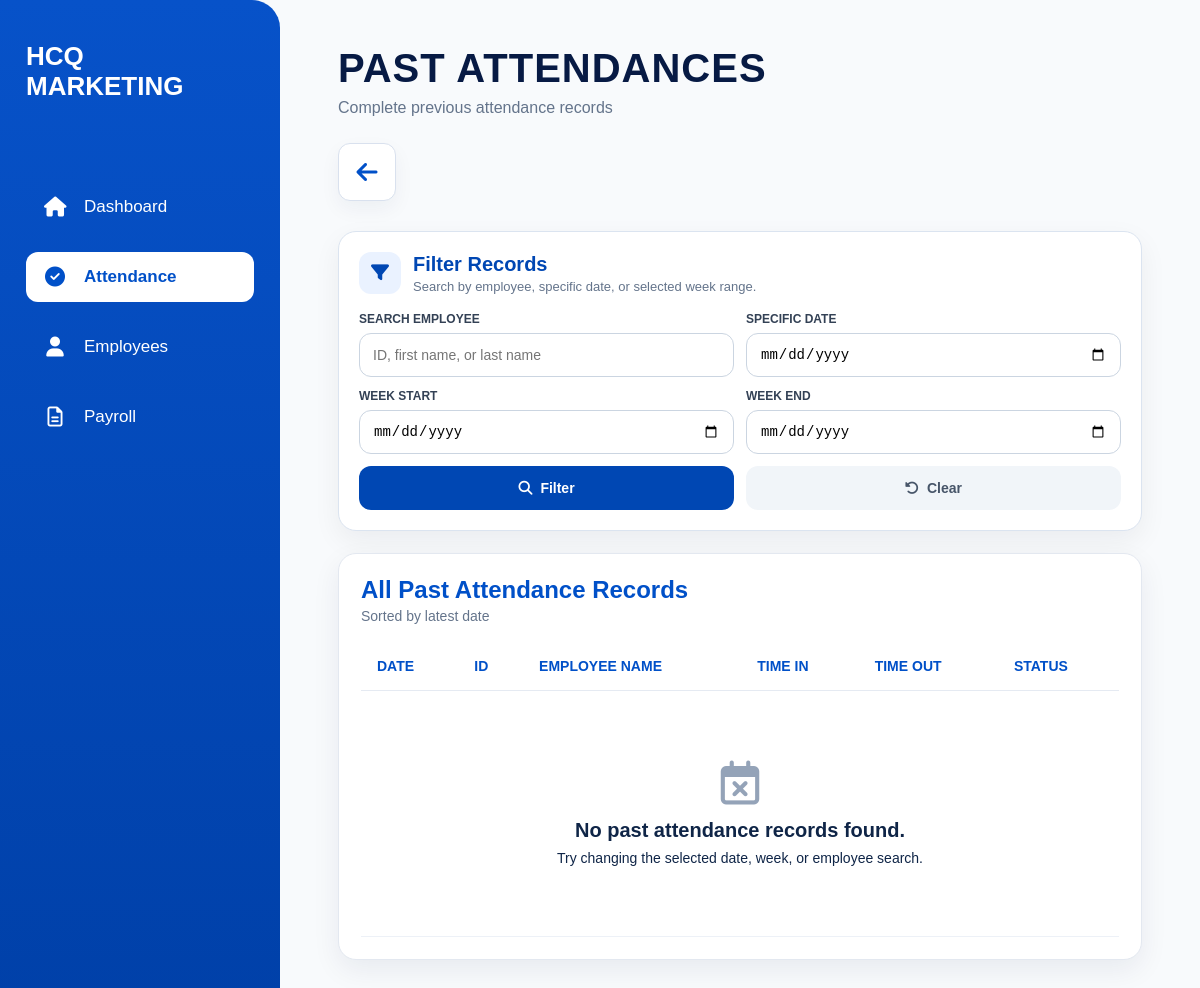
The page /past-attendances/ on the database as committed earlier.
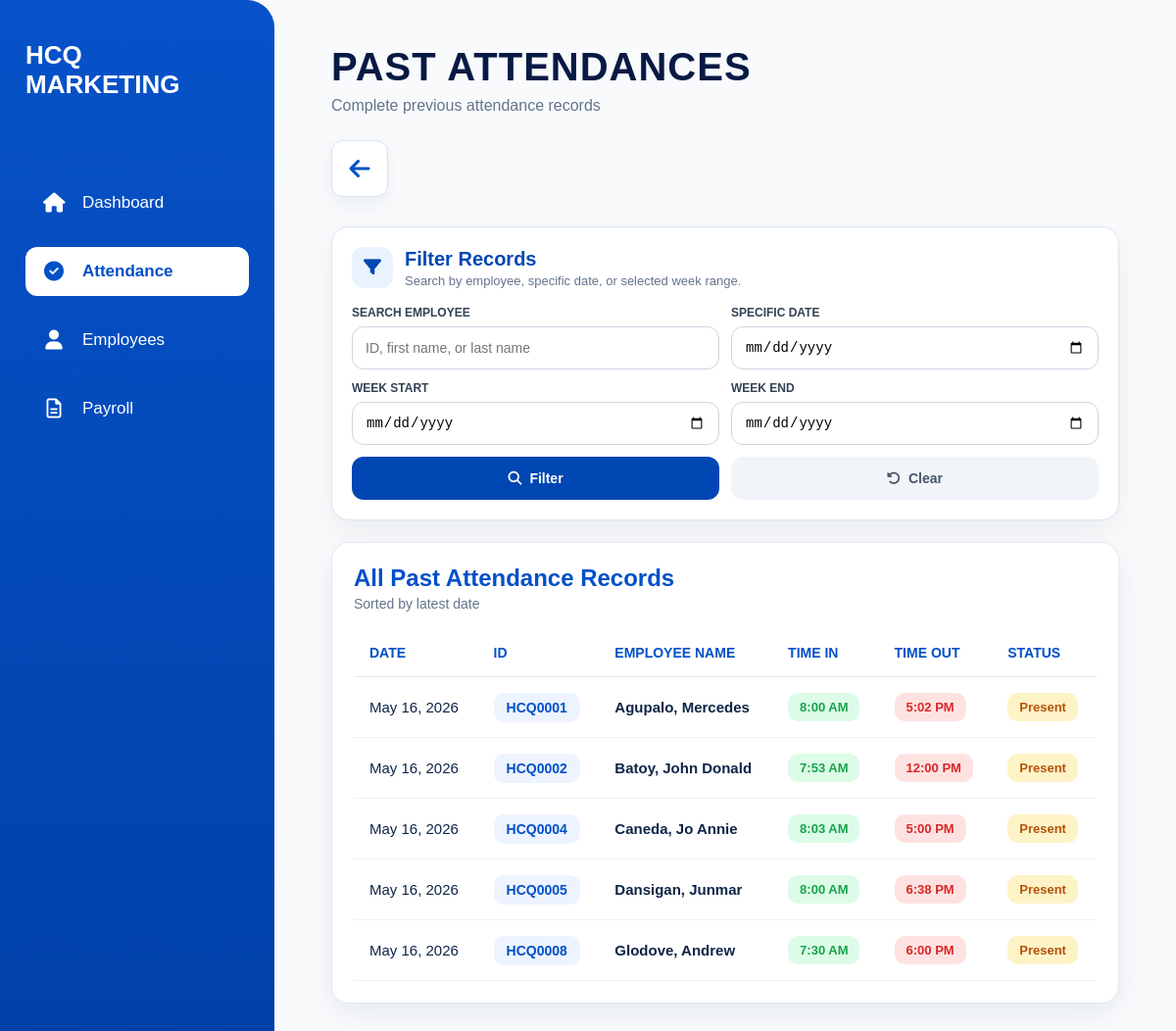
The same page on the database as committed later.
### attendance/models.py (models this page shows, shortened)
class Attendance(models.Model):
    ATTENDANCE_STATUS_CHOICES = (
        ('present', 'Present'),
        ('absent', 'Absent'),
        ('half_day', 'Half Day'),
        ('leave', 'Leave'),
        ('rest_day', 'Rest Day'),
        ('holiday', 'Holiday'),
    )
    WORK_TYPE_CHOICES = (
        ('office', 'Office'),
        ('deliver', 'Deliver'),
        ('booking', 'Booking'),
    )
    employee = models.ForeignKey(
        Employee,
        on_delete=models.CASCADE,
        related_name='attendances'
    )
    date = models.DateField(
        default=timezone.localdate
    )
    status = models.CharField(
        max_length=20,
        choices=ATTENDANCE_STATUS_CHOICES,
        default='present'
    )
    time_in = models.DateTimeField(
        null=True,
        blank=True
    )
    time_out = models.DateTimeField(
        null=True,
        blank=True
    )
    worked_hours = models.DecimalField(
        max_digits=5,
        decimal_places=2,
        null=True,
        blank=True
    )
    payable_hours = models.DecimalField(
        max_digits=5,
        decimal_places=2,
        null=True,
        blank=True
    )
    late_minutes = models.PositiveIntegerField(
        default=0
    )
    undertime_minutes = models.PositiveIntegerField(
        default=0
    )
    overtime_applicable = models.BooleanField(
        default=False
    )
    overtime_minutes = models.PositiveIntegerField(
        default=0
    )
    transportation_fee_applicable = models.BooleanField(
        default=True
    )
    work_type = models.CharField(
        max_length=20,
        choices=WORK_TYPE_CHOICES,
        default='office'
    )
    delivery_allowance_applicable = models.BooleanField(
        default=False
    )
    work_location = models.CharField(
        max_length=100,
        blank=True,
        null=True,
        help_text='Example: Digos, Kidapawan, Tagum'
    )
    remarks = models.TextField(
        blank=True,
        null=True
    )
    class Meta:
        unique_together = ('employee', 'date')
        ordering = [
            '-date',
            '-time_in'
        ]

### employees/models.py (models this page shows, shortened)
class Employee(models.Model):
    SALARY_TYPE_CHOICES = (
        ('daily', 'Daily'),
        ('hourly', 'Hourly'),
    )
    EMPLOYMENT_STATUS_CHOICES = (
        ('ACTIVE', 'Active'),
        ('RESIGNED', 'Resigned'),
        ('MIA', 'MIA'),
        ('TERMINATED', 'Terminated'),
    )
    employee_id = models.CharField(
        max_length=10,
        unique=True,
        editable=False
    )
    first_name = models.CharField(max_length=100)
    middle_initial = models.CharField(
        max_length=50,
        blank=True,
        null=True
    )
    last_name = models.CharField(max_length=100)
    date_of_birth = models.DateField(
        blank=True,
        null=True
    )
    citizenship = models.CharField(
        max_length=100,
        blank=True,
        null=True
    )
    address = models.CharField(
        max_length=255,
        blank=True,
        null=True
    )
    contact_number = models.CharField(
        max_length=50,
        blank=True,
        null=True
    )
    spouse_name = models.CharField(
        max_length=100,
        blank=True,
        null=True
    )
    spouse_contact_number = models.CharField(
        max_length=50,
        blank=True,
        null=True
    )
    elementary = models.CharField(
        max_length=255,
        blank=True,
        null=True
    )
    elementary_year = models.CharField(
        max_length=50,
        blank=True,
        null=True
    )
    high_school = models.CharField(
        max_length=255,
        blank=True,
        null=True
    )
    high_school_year = models.CharField(
        max_length=50,
        blank=True,
        null=True
    )
    college = models.CharField(
        max_length=255,
        blank=True,
        null=True
    )
    college_year = models.CharField(
        max_length=50,
        blank=True,
        null=True
    )
    company_1 = models.CharField(
        max_length=255,
        blank=True,
        null=True
    )
    company_address_1 = models.CharField(
        max_length=255,
        blank=True,
        null=True
    )
    occupation_1 = models.CharField(
        max_length=100,
        blank=True,
        null=True
    )
    years_1 = models.CharField(
        max_length=50,
        blank=True,
        null=True
    )
    company_2 = models.CharField(
        max_length=255,
        blank=True,
        null=True
    )
    company_address_2 = models.CharField(
        max_length=255,
        blank=True,
        null=True
    )
    occupation_2 = models.CharField(
        max_length=100,
        blank=True,
        null=True
    )
    years_2 = models.CharField(
        max_length=50,
        blank=True,
        null=True
    )
    company_3 = models.CharField(
        max_length=255,
        blank=True,
        null=True
    )
    company_address_3 = models.CharField(
        max_length=255,
        blank=True,
        null=True
    )
    occupation_3 = models.CharField(
        max_length=100,
        blank=True,
        null=True
    )
    years_3 = models.CharField(
        max_length=50,
        blank=True,
        null=True
    )
    reference_name_1 = models.CharField(
        max_length=100,
        blank=True,
        null=True
    )
    reference_occupation_1 = models.CharField(
        max_length=100,
        blank=True,
        null=True
    )
    reference_contact_1 = models.CharField(
        max_length=50,
        blank=True,
        null=True
    )
    reference_name_2 = models.CharField(
        max_length=100,
        blank=True,
        null=True
    )
    reference_occupation_2 = models.CharField(
        max_length=100,
        blank=True,
        null=True
    )
    reference_contact_2 = models.CharField(
        max_length=50,
        blank=True,
        null=True
    )
    reference_name_3 = models.CharField(
        max_length=100,
        blank=True,
        null=True
    )
    reference_occupation_3 = models.CharField(
        max_length=100,
        blank=True,
        null=True
    )
    reference_contact_3 = models.CharField(
        max_length=50,
        blank=True,
        null=True
    )
    sss_number = models.CharField(
        max_length=100,
        blank=True,
        null=True
    )
    sss_file = models.FileField(
        upload_to='government_documents/sss/',
        blank=True,
        null=True
    )
    philhealth_number = models.CharField(
        max_length=100,
        blank=True,
        null=True
    )
    philhealth_file = models.FileField(
        upload_to='government_documents/philhealth/',
        blank=True,
        null=True
    )
    nbi_clearance_number = models.CharField(
        max_length=100,
        blank=True,
        null=True
    )
    nbi_clearance_file = models.FileField(
        upload_to='government_documents/nbi/',
        blank=True,
        null=True
    )
    barangay_clearance_number = models.CharField(
        max_length=100,
        blank=True,
        null=True
    )
    barangay_clearance_file = models.FileField(
        upload_to='government_documents/barangay/',
        blank=True,
        null=True
    )
    tin_number = models.CharField(
        max_length=100,
        blank=True,
        null=True
    )
    tin_file = models.FileField(
        upload_to='government_documents/tin/',
        blank=True,
        null=True
    )
    drivers_license_number = models.CharField(
        max_length=100,
        blank=True,
        null=True
    )
    drivers_license_file = models.FileField(
        upload_to='government_documents/drivers_license/',
        blank=True,
        null=True
    )
    position = models.CharField(max_length=100)
    employment_status = models.CharField(
        max_length=20,
        choices=EMPLOYMENT_STATUS_CHOICES,
        default='ACTIVE'
    )
    employment_remarks = models.TextField(
        blank=True,
        null=True
    )
    salary_type = models.CharField(
        max_length=10,
        choices=SALARY_TYPE_CHOICES,
        default='daily'
    )
    rate = models.DecimalField(
        max_digits=10,
        decimal_places=2
    )
    benefits = models.DecimalField(
        max_digits=10,
        decimal_places=2,
        default=0
    )
    date_started = models.DateField(
        blank=True,
        null=True
    )
    photo = models.ImageField(
        upload_to='employee_photos/',
        blank=True,
        null=True
    )
    qr_code = models.ImageField(
        upload_to='employee_qrcodes/',
        blank=True,
        null=True
    )
    resume = models.FileField(
        upload_to='employee_resumes/',
        blank=True,
        null=True
    )

### dashboard/views.py (the view, shortened to what this page needs)
# urls.py: path("past-attendances/", views.past_attendances_page_view, name="past_attendances"),
def past_attendances_page_view(request):
    q = request.GET.get("q", "").strip()
    selected_date = request.GET.get("date", "").strip()
    week_start = request.GET.get("week_start", "").strip()
    week_end = request.GET.get("week_end", "").strip()
    past_attendances = Attendance.objects.select_related(
        "employee"
    ).order_by(
        "-date",
        "employee__employee_id"
    )
    if selected_date:
        past_attendances = past_attendances.filter(
            date=selected_date
        )
    if week_start and week_end:
        past_attendances = past_attendances.filter(
            date__range=[week_start, week_end]
        )
    return render(
        request,
        "dashboard/past_attendances_page.html",
        {
            "past_attendances": past_attendances,
            "q": q,
            "selected_date": selected_date,
            "week_start": week_start,
            "week_end": week_end,
        }
    )

### dashboard/templates/dashboard/past_attendances_page.html (shortened to what the changed rows need)
{% load static %}
<!DOCTYPE html>
<html lang="en">
<head>
    <link rel="stylesheet" href="{% static 'dashboard/dashboard.css' %}">
    <link rel="stylesheet" href="https://cdnjs.cloudflare.com/ajax/libs/font-awesome/6.5.1/css/all.min.css">
</head>
<body>
<div class="modern-page">
    <main class="modern-content">
        <div class="attendance-modern-header">
            <div>
                <h1>PAST ATTENDANCES</h1>
            </div>
        </div>
        <section class="past-filter-card">
            <div class="past-filter-header">
                <div>
                    <h2>Filter Records</h2>
                </div>
            </div>
        </section>
        <section class="attendance-table-card">
            <div class="attendance-card-header">
                <div>
                    <h2>All Past Attendance Records</h2>
                </div>
            </div>
            <table class="modern-attendance-table">
                <thead>
                    <tr>
                        <th>Date</th>
                        <th>ID</th>
                        <th>Employee Name</th>
                        <th>Time In</th>
                        <th>Time Out</th>
                        <th>Status</th>
                    </tr>
                </thead>
                <tbody>
                    {% for record in past_attendances %}
                    <tr>
                        <td>{{ record.date|date:"M d, Y" }}</td>
                        <td>
                            <span class="attendance-id-badge">
                                {{ record.employee.employee_id }}
                            </span>
                        </td>
                        <td>
                            <strong>
                                {{ record.employee.last_name }},
                                {{ record.employee.first_name }}
                            </strong>
                        </td>
                        <td>
                            {% if record.time_in %}
                                <span class="time-badge in">
                                    {{ record.time_in|date:"g:i A" }}
                                </span>
                            {% else %}
                                <span class="time-badge empty">--</span>
                            {% endif %}
                        </td>
                        <td>
                            {% if record.time_out %}
                                <span class="time-badge out">
                                    {{ record.time_out|date:"g:i A" }}
                                </span>
                            {% else %}
                                <span class="time-badge empty">--</span>
                            {% endif %}
                        </td>
                        <td>
                            <span class="status-badge active">
                                {{ record.status|title }}
                            </span>
                        </td>
                    </tr>
                    {% empty %}
                    <tr>
                        <td colspan="6" class="modern-empty-state">
                            <i class="fa-regular fa-calendar-xmark"></i>
                            <h3>No past attendance records found.</h3>
                            <p>Try changing the selected date, week, or employee search.</p>
                        </td>
                    </tr>
                    {% endfor %}
                </tbody>
            </table>
        </section>
    </main>
</div>
</body>
</html>

Rows that differ between the two databases and show on the page:
added Attendance: date "May 16, 2026", employee.employee_id "HCQ0001", employee.last_name "Agupalo", employee.first_name "Mercedes", time_in "8:00 AM", time_out "5:02 PM", status "Present"
added Attendance: date "May 16, 2026", employee.employee_id "HCQ0002", employee.last_name "Batoy", employee.first_name "John Donald", time_in "7:53 AM", time_out "12:00 PM", status "Present"
added Attendance: date "May 16, 2026", employee.employee_id "HCQ0004", employee.last_name "Caneda", employee.first_name "Jo Annie", time_in "8:03 AM", time_out "5:00 PM", status "Present"
added Attendance: date "May 16, 2026", employee.employee_id "HCQ0005", employee.last_name "Dansigan", employee.first_name "Junmar", time_in "8:00 AM", time_out "6:38 PM", status "Present"
added Attendance: date "May 16, 2026", employee.employee_id "HCQ0008", employee.last_name "Glodove", employee.first_name "Andrew", time_in "7:30 AM", time_out "6:00 PM", status "Present"
Other text that changed with them:
text no longer shown: "No past attendance records found. Try changing the selected date, week, or employee search."
